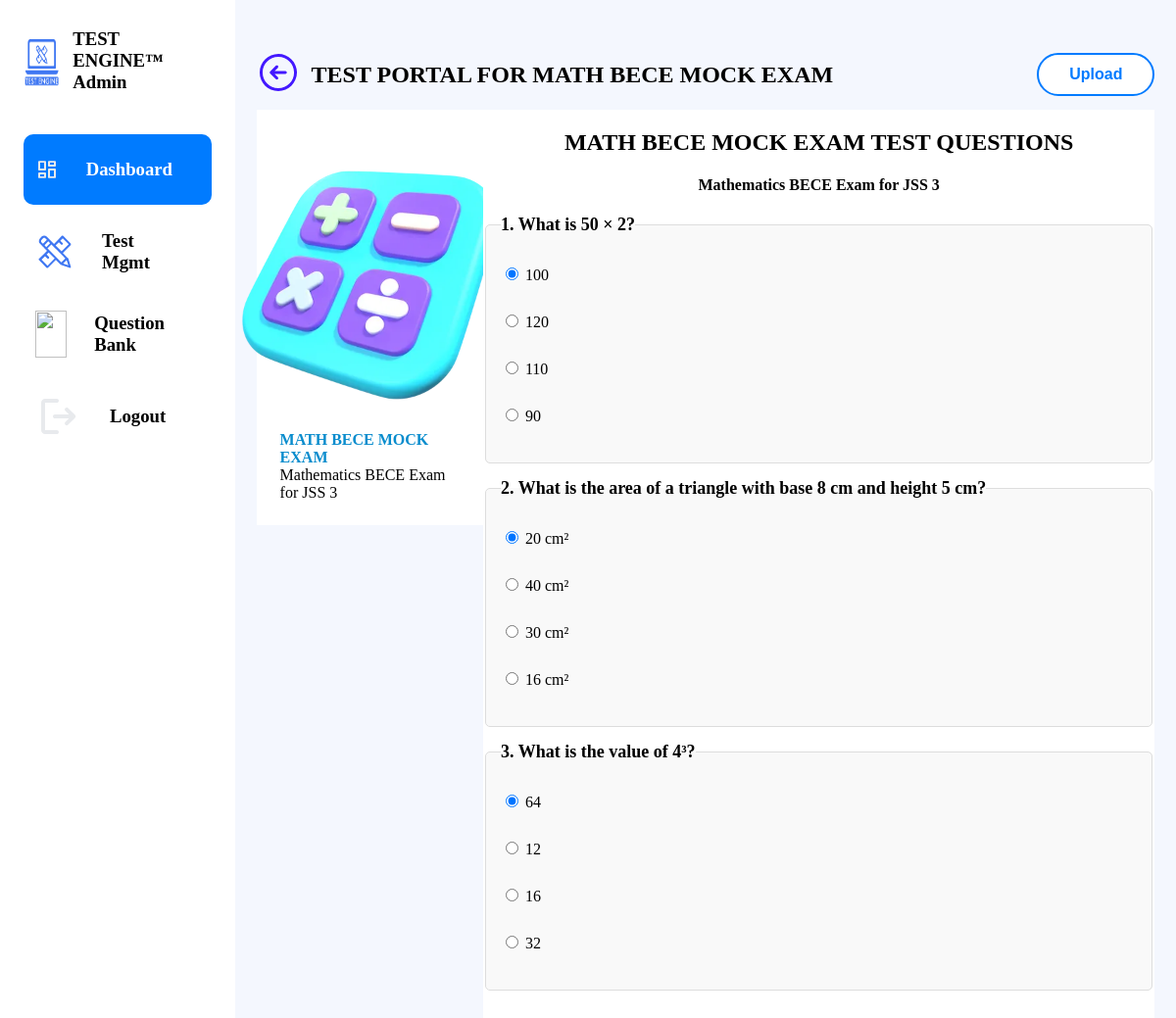
/administrator/edit_test/5/ (signed in), run on the app's committed database.
### administration/models.py (models this page shows, shortened)
class AppInfo (models.Model):
    logo = models.ImageField(upload_to="webcms", blank=True, null=True)
    email = models.CharField(max_length=33)
    name = models.CharField(max_length=33)
    phone = models.CharField(max_length=11, blank=True, null=True)
    address = models.CharField(max_length=100, blank=True, null=True)
    phrase = models.CharField(max_length=500)

### tester/models.py (models this page shows, shortened)
class Test(models.Model):
    title = models.CharField(max_length=33)
    description = models.CharField(max_length=200)
    image = models.ImageField(upload_to='course/')
    is_active = models.BooleanField(default=False)
    form = models.ForeignKey(Form, on_delete=models.CASCADE)
    mark = models.IntegerField(default=1)
    duration = models.IntegerField(default=30)
    created = models.DateTimeField(auto_now_add=True, blank=True, null=True)

class Question(models.Model):
    form = models.ForeignKey(Form, on_delete=models.CASCADE, null=True, blank=True)
    subject = models.ForeignKey(Subject, on_delete=models.CASCADE, null=True, blank=True)
    img = models.ImageField(upload_to='qimg/', null=True, blank=True)
    imginstr = models.CharField( max_length=200, null=True, blank=True)
    question_text = models.CharField(max_length=500)
    test = models.ForeignKey(Test, on_delete=models.CASCADE)
    A = models.CharField(max_length=100)
    B = models.CharField(max_length=100)
    C = models.CharField(max_length=100)
    D = models.CharField(max_length=100)
    correct_option = models.CharField(max_length=100)

### administration/views.py (the view)
# urls.py: path('edit_test/<int:test_id>/', views.edit_test, name="edit_test"),
@staff_member_required
def edit_test(request, test_id):
    test = Test.objects.get(pk=test_id)
    questions = Question.objects.filter(test=test_id)
    if request.method == "POST":
        form = EditQuestionForm(request.POST, request.FILES)
        if form.is_valid():
            form.save()
            messages.success(request, "Test created successfully.")
            return redirect("administration:edit_test")
    else:
        form = EditQuestionForm()
    context = {
        "test": test,
        "questions": questions,
        "form": form
    }
    return render(request, "administration/test_mgmt/edit_test.html",context)

### administration/forms.py
class EditQuestionForm(forms.ModelForm):
    class Meta:
        model = Question
        fields = [
            'form', 'subject', 'question_text', 'img', 'imginstr',
            'A', 'B', 'C', 'D', 'correct_option', 'test'
        ]
    def __init__(self, *args, **kwargs):
        super(EditQuestionForm, self).__init__(*args, **kwargs)
        self.fields['question_text'].widget.attrs.update({'placeholder': 'Enter the question text'})
        self.fields['correct_option'].widget.attrs.update({'placeholder': 'e.g., A, B, C, or D'})

### administration/context_processors.py (called while the page is built)
def app_information(request):
    app_info = AppInfo.objects.first()
    return {
        'app_info': app_info
    }

### administration/templates/administration/test_mgmt/edit_test.html (shortened to what this page needs)
{% extends "administration/admin_base.html" %}
{% load static %}
{% block content %}
{% block page_style %}
<link type="text/css" href="{% static 'style/test.css' %}" rel="stylesheet" />
<link type="text/css" href="{% static 'style/form.css' %}" rel="stylesheet" />
{% endblock %}
<div id="home">
    <a href="{% url 'administration:test_mgmt' %}">
        <div class="row">
            <div class="back_container">
                <div class="back_icn_container" style="margin-right: 12px;">
                    <img src="{% static 'img/icns/back.svg' %}" />
                </div>
                <h2> TEST PORTAL FOR {{ test.title }}</h2>
            </div>
            <a href="{% url 'administration:upload_questions' test.id %}"><button class="action_btn">Upload</button></a>
        </div>
    </a>
    <div class="test_container">
        <div class="bio_card">
            <div class="bio-passport">
                {% if test.image %}
                    <img src="{{ test.image.url }}" />
                {% else %}
                    <img src="{% static 'img/user.jpg' %}" />
                {% endif %}
            </div>
            <div class="student-details">
                <p>
                    <strong style="color:#088ccd;">{{ test.title }}  </strong> <br/>
                    {{ test.description }}
                </p>
            </div>
        </div>
        <div class="test_box">
            <div class="test_header">
                <h2>{{ test.title }} TEST QUESTIONS</h2>
                <h4>{{ test.description }}</h4>
            </div>
            <div class="test_body">
                <form>
                    {% for question in questions %}
                        <fieldset class="question-box">
                            <legend class="question-text">
                                <strong>{{ forloop.counter }}. {{ question.question_text }}</strong>
                            </legend>
                            <div class="options">
                                <label>
                                    <input type="radio" name="{{ question.id }}" value="{{ question.A }}"
                                        {% if question.correct_option == question.A %}checked{% endif %} required>
                                    {{ question.A }}
                                </label><br>
                                <label>
                                    <input type="radio" name="{{ question.id }}" value="{{ question.B }}"
                                        {% if question.correct_option == question.B %}checked{% endif %}>
                                    {{ question.B }}
                                </label><br>
                                <label>
                                    <input type="radio" name="{{ question.id }}" value="{{ question.C }}"
                                        {% if question.correct_option == question.C %}checked{% endif %}>
                                    {{ question.C }}
                                </label><br>
                                <label>
                                    <input type="radio" name="{{ question.id }}" value="{{ question.D }}"
                                        {% if question.correct_option == question.D %}checked{% endif %}>
                                    {{ question.D }}
                                </label><br>
                            </div>
                        </fieldset>
                    {% endfor %}
                </form>
            </div>
        </div>
    </div>
</div>
{% endblock %}

### administration/templates/administration/admin_base.html (shortened to what this page needs)
{% load static %}
<!DOCTYPE html>
<html lang="en">
<head>
    <link type="text/css" href="{% static 'style/dashboardv1.0.css' %}" rel="stylesheet" />
    <link type="text/css" href="{% static 'style/table.css' %}" rel="stylesheet" />
    {% block page_style %} {% endblock %}
</head>
<body>
    <div class="main-container">
        <div class="sidebar-item">
            <div class="app-id">
                <div class="logo-box">
                    <img src="{{ app_info.logo.url }}" />
                </div>
                <div class="app-details">
                    <h3>{{ app_info.name }}&#8482; Admin</h3>
                </div>
            </div>
            <div class="dashboard-tab-container">
                <a href="{% url 'administration:administration' %}" class="dashboard-tab active" onclick="setActiveTab(event, this)">
                    <div class="icn-box">
                        <img src="{% static 'img/icns/dashboard.svg' %}" class="dashboard-icon" />
                    </div>
                    <h3>Dashboard</h3>
                </a>
                <a href="{% url 'administration:test_mgmt' %}" class="dashboard-tab" onclick="setActiveTab(event, this)">
                    <div class="icn-box">
                        <img src="{% static 'img/icns/test.svg' %}" class="dashboard-icon" />
                    </div>
                    <h3>Test Mgmt</h3>
                </a>
                <a href="#" class="dashboard-tab" onclick="setActiveTab(event, this)">
                    <div class="icn-box">
                        <img src="{% static 'img/icns/quiz.svg' %}" class="dashboard-icon" />
                    </div>
                    <h3>Question Bank</h3>
                </a>
                <a href="{% url 'authenticator:logout' %}" class="dashboard-tab" >
                    <div class="icn-box">
                        <img src="{% static 'img/icns/logout.svg' %}" class="dashboard-icon" />
                    </div>
                    <h3>Logout</h3>
                </a>
            </div>
        </div>
        <div class="main-item">
            <div class="main-item-wrap">
                {% block content %}
                {% endblock %}
            </div>
        </div>
    </div>
</body>
</html>

### static/style/dashboardv1.0.css (style rules this page uses)
:root { --light: #daf8e5; --lighter: #f0fff5; --radius: 10px; --product-rad: 12px; --big-img-rad: 30px; --bgcolor: #f4f7fe; --fgcolor: #ffffff; --rad: 10px; --pry-color: #007bff; --sec-color: #c5c6ff; --box-shadow: 0 4px 6px rgba(1, 9, 37, 0.1); }
.row { width: 100%; display: flex; justify-content: space-between; align-items: center; }
.action_btn { width: 120px; height: 44px; background-color: var(--fgcolor); border-radius: 30px; color: var(--pry-color); cursor: pointer; border: 2px solid var(--pry-color); margin: 0; }
html, body { margin: 0; padding: 0; all: unset; box-sizing: border-box; }
body { background-color: var(--bgcolor); }
a { text-decoration: none; color: var(--dark); }
img { width: 100%; height: 100%; }
a { text-decoration: none; }
.main-container { height: 100%; }
.sidebar-item { width: 100%; height: 130px; background-color: var(--fgcolor); padding-inline: 24px; padding-top: 10px; box-sizing: border-box; overflow: hidden; transition: height 0.3s ease-in-out; }
.app-id { display: flex; align-items: center; }
.logo-box { width: 60px; height: 60px; }
.app-details { margin-inline: 12px; }
.dashboard-tab-container { margin-block: 24px; }
.dashboard-tab { display: flex; align-items: center; cursor: pointer; padding: 12px; margin-block: 12px; border-radius: var(--rad); text-decoration: none; color: inherit; transition: all ease 200ms; }
.dashboard-tab.active { background-color: var(--pry-color); color: white; font-weight: bold; }
.icn-box { width: 48px; height: 48px; }
.dashboard-icon { width: 100%; height: 100%; fill: currentColor; }
.dashboard-tab h3 { margin-block: 0px; margin-inline: 28px; }
.main-item { overflow-y: scroll; height: 100dvh; margin-block: 24px; background-color: var(--bgcolor); }
.main-item-wrap { width: 95.5%; margin: auto; }
@media screen and (min-width:960px) { .main-container { display: flex; justify-content: space-between; } }
@media screen and (min-width:960px) { .sidebar-item { width: 24%; height: 100dvh; } }
@media screen and (min-width:960px) { .main-item { width: 100%; margin: 0; } }
@media screen and (min-width:960px) { .main-item-wrap { margin-block: 40px; } }
form { width: 100%; }
.back_container { width: fit-content; display: flex; align-items: center; }
.back_container h3, .back_container h2 { margin: 0; }
.back_icn_container { width: 44px; cursor: pointer; margin-block: 12px; }

### static/style/test.css (style rules this page uses)
img { width: 100%; height: 100%; }
.test_container { display: flex; flex-direction: column; align-items: center; justify-content: space-between; }
.bio_card { width: 320px; height: fit-content; display: flex; flex-direction: column; align-items: center; background-color: white; padding: 24px; margin-bottom: 24px; }
.bio-passport { width: 300px; }
.student-details { width: 100%; }
.student-details p { margin: 0; }
.test_box { width: 100%; height: 100vh; background-color: white; }
.test_header { text-align: center; }
.test_body { padding: var(--container-rad); box-sizing: content-box; }
.question-box { height: fit-content; border: 1px solid #ddd; padding: 15px; box-sizing: border-box; margin-bottom: 15px; border-radius: 5px; background: #f9f9f9; }
form { padding: 0; }
legend { padding: 0; }
.question-text { font-size: 18px; font-weight: bold; margin-bottom: 10px; }
.options label { display: block; padding: 5px 0; }
@media (min-width:760px) { .test_container { flex-direction: row; align-items: start; } }
@media (min-width:760px) { .bio_card { width: 20%; height: fit-content; display: flex; flex-direction: column; align-items: center; background-color: white; padding: 24px; margin-bottom: 24px; } }
@media (min-width:760px) { .test_box { width: 75%; } }

### static/style/form.css (style rules this page uses)
button { width: 96%; height: 50px; background-color: var(--pry-color); color: white; margin: auto; margin: 10px 0; border: none; font-size: 1rem; font-weight: bold; cursor: pointer; border-radius: var(--btn-border-rad); box-sizing: border-box; transition: all ease 200ms; }

### data on the page
AppInfo: logo (picture), name "TEST ENGINE"
Test: title "MATH BECE MOCK EXAM", image (picture), description "Mathematics BECE Exam for JSS 3"
Question: question_text "What is 50 × 2?", A "☑ 100", A "100", B "☐ 120", B "120", C "☐ 110", C "110", D "☐ 90", D "90"
Question: question_text "What is the area of a triangle with base 8 cm and height 5 cm?", A "☑ 20 cm²", A "20 cm²", B "☐ 40 cm²", B "40 cm²", C "☐ 30 cm²", C "30 cm²", D "☐ 16 cm²", D "16 cm²"
Question: question_text "What is the value of 4³?", A "☑ 64", A "64", B "☐ 12", B "12", C "☐ 16", C "16", D "☐ 32", D "32"
